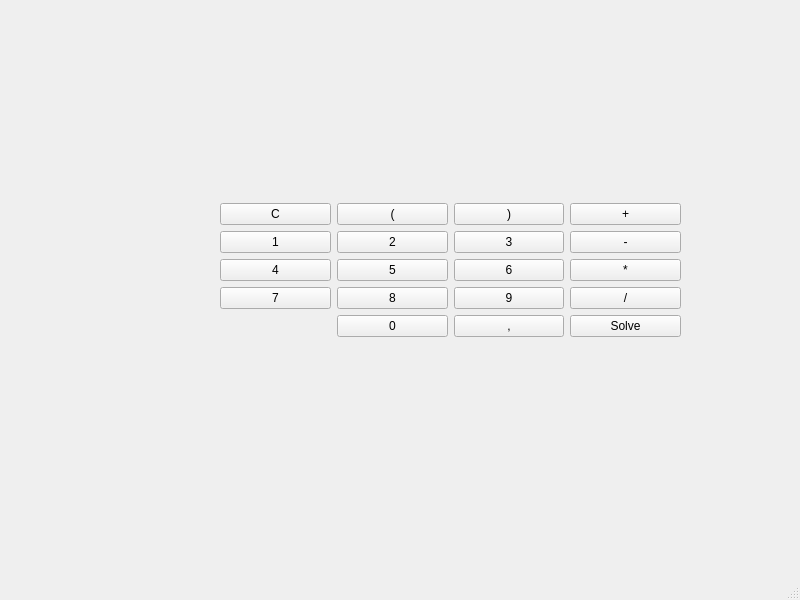
<?xml version="1.0" encoding="UTF-8"?>
<ui version="4.0">
 <class>MainWindow</class>
 <widget class="QMainWindow" name="MainWindow">
  <property name="geometry">
   <rect>
    <x>0</x>
    <y>0</y>
    <width>800</width>
    <height>600</height>
   </rect>
  </property>
  <property name="windowTitle">
   <string>MainWindow</string>
  </property>
  <widget class="QWidget" name="centralwidget">
   <widget class="QWidget" name="gridLayoutWidget">
    <property name="geometry">
     <rect>
      <x>220</x>
      <y>140</y>
      <width>461</width>
      <height>197</height>
     </rect>
    </property>
    <layout class="QGridLayout" name="gridLayout">
     <item row="5" column="3">
      <widget class="QPushButton" name="btn_solve">
       <property name="text">
        <string>Solve</string>
       </property>
      </widget>
     </item>
     <item row="2" column="3">
      <widget class="QPushButton" name="btn_minus">
       <property name="text">
        <string>-</string>
       </property>
      </widget>
     </item>
     <item row="1" column="0">
      <widget class="QPushButton" name="btnClear">
       <property name="text">
        <string>C</string>
       </property>
      </widget>
     </item>
     <item row="4" column="0">
      <widget class="QPushButton" name="btn_7">
       <property name="text">
        <string>7</string>
       </property>
      </widget>
     </item>
     <item row="4" column="3">
      <widget class="QPushButton" name="btn_div">
       <property name="text">
        <string>/</string>
       </property>
      </widget>
     </item>
     <item row="3" column="3">
      <widget class="QPushButton" name="btn_mal">
       <property name="text">
        <string>*</string>
       </property>
      </widget>
     </item>
     <item row="4" column="2">
      <widget class="QPushButton" name="btn_9">
       <property name="text">
        <string>9</string>
       </property>
      </widget>
     </item>
     <item row="3" column="0">
      <widget class="QPushButton" name="btn_4">
       <property name="text">
        <string>4</string>
       </property>
      </widget>
     </item>
     <item row="2" column="1">
      <widget class="QPushButton" name="btn_2">
       <property name="text">
        <string>2</string>
       </property>
      </widget>
     </item>
     <item row="2" column="0">
      <widget class="QPushButton" name="btn_1">
       <property name="text">
        <string>1</string>
       </property>
      </widget>
     </item>
     <item row="3" column="1">
      <widget class="QPushButton" name="btn_5">
       <property name="text">
        <string>5</string>
       </property>
      </widget>
     </item>
     <item row="4" column="1">
      <widget class="QPushButton" name="btn_8">
       <property name="text">
        <string>8</string>
       </property>
      </widget>
     </item>
     <item row="2" column="2">
      <widget class="QPushButton" name="btn_3">
       <property name="text">
        <string>3</string>
       </property>
      </widget>
     </item>
     <item row="5" column="1">
      <widget class="QPushButton" name="btn_0">
       <property name="text">
        <string>0</string>
       </property>
      </widget>
     </item>
     <item row="3" column="2">
      <widget class="QPushButton" name="btn_6">
       <property name="text">
        <string>6</string>
       </property>
      </widget>
     </item>
     <item row="1" column="3">
      <widget class="QPushButton" name="btn_plus">
       <property name="text">
        <string>+</string>
       </property>
      </widget>
     </item>
     <item row="0" column="0" colspan="4">
      <layout class="QVBoxLayout" name="verticalLayout">
       <item>
        <widget class="QLabel" name="label">
         <property name="text">
          <string/>
         </property>
        </widget>
       </item>
      </layout>
     </item>
     <item row="1" column="1">
      <widget class="QPushButton" name="btn_klammer_auf">
       <property name="text">
        <string>(</string>
       </property>
      </widget>
     </item>
     <item row="1" column="2">
      <widget class="QPushButton" name="btn_klammer_zu">
       <property name="text">
        <string>)</string>
       </property>
      </widget>
     </item>
     <item row="5" column="2">
      <widget class="QPushButton" name="btn_dec">
       <property name="text">
        <string>,</string>
       </property>
      </widget>
     </item>
    </layout>
   </widget>
  </widget>
  <widget class="QMenuBar" name="menubar">
   <property name="geometry">
    <rect>
     <x>0</x>
     <y>0</y>
     <width>800</width>
     <height>30</height>
    </rect>
   </property>
  </widget>
  <widget class="QStatusBar" name="statusbar"/>
 </widget>
 <resources/>
 <connections/>
</ui>
